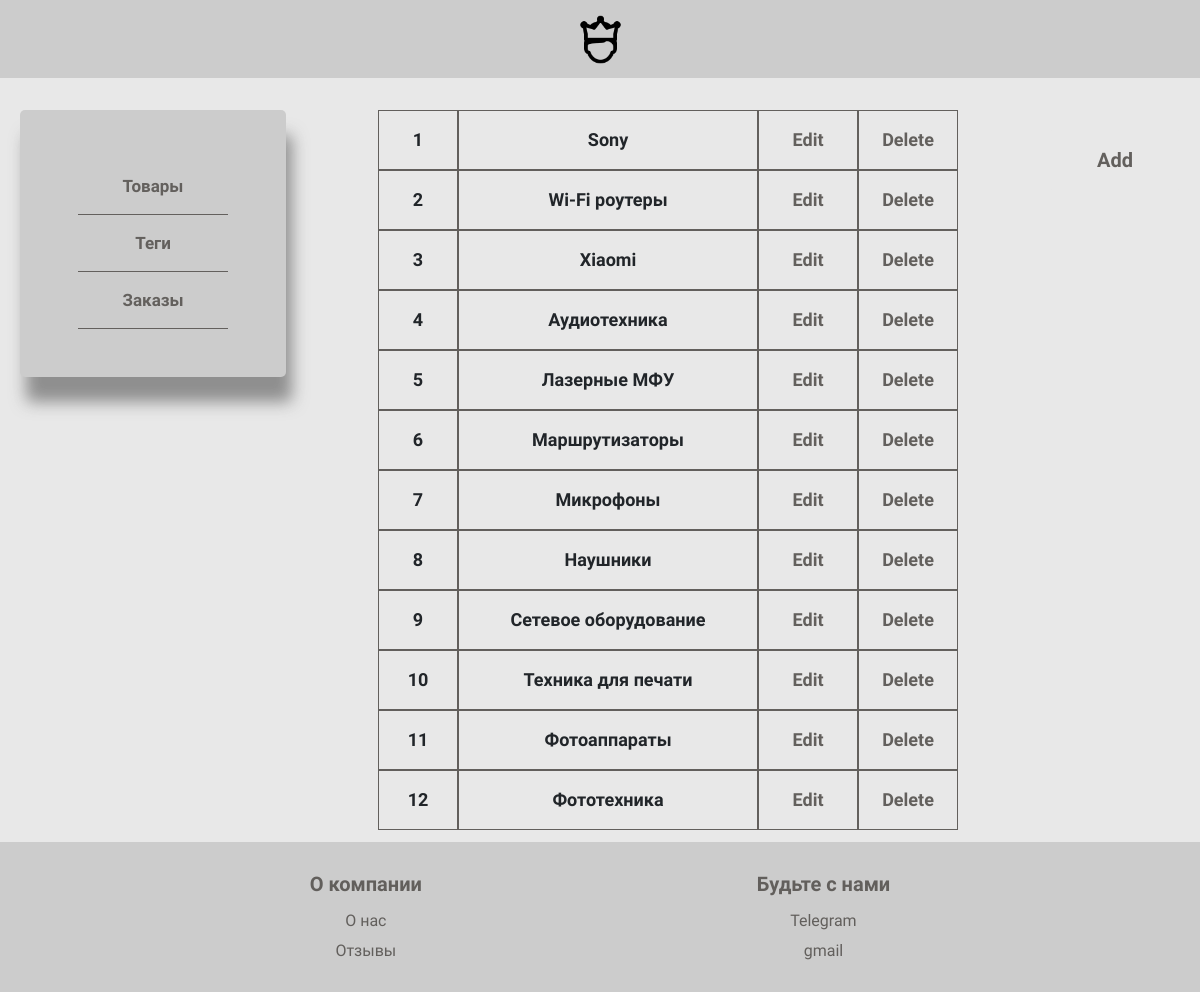
The page /admin (signed in) on the database its author committed.
### tables this page shows
CREATE TABLE IF NOT EXISTS tag
(
	ID   INT PRIMARY KEY NOT NULL AUTO_INCREMENT,
	NAME VARCHAR(55)     NOT NULL
);

### Core/Routing/Route.php (called while the page is built, shortened)
<?php
class Route
{
	private array $variables = [];
	private string $method;
	private string $URI;
	public function __construct(
		string $method,
		string $URI,
		\Closure $action
	)
	{
		$this->URI = $URI;
		$this->method = $method;
	}
	public function match($URI) : bool
	{
		if ($URI !== "/")
		{
			$URI = rtrim($URI, "/");
		}
		$regexpVar = '([A-Za-z0-9-_]+)';
		$regexp = '#^' . preg_replace('(:[A-Za-z]+)', $regexpVar, $this->URI) . '$#';
		$matches = [];
		$result = preg_match($regexp, $URI, $matches);
		if ($result)
		{
			array_shift($matches);
			$this->variables = $matches;
		}
		return $result;
	}
	public function getMethod(): string
	{
		return $this->method;
	}
	public function getVariables(): array
	{
		return $this->variables;
	}
}

### Core/Routing/Router.php (called while the page is built, shortened)
<?php
class Router
{
	private array $routes;
	public function add(string $method, string $URI, callable $action) : void
	{
		$this->routes[] = new Route($method, $URI, \Closure::fromCallable($action));
	}
    public function internalSearch($method, $URI) : ?Route
    {
        [$path] = explode('?', $URI);
        foreach ($this->routes as $route)
        {
            if ($route->getMethod() !== $method)
            {
                continue;
            }
            if ($route->match($path))
            {
                return $route;
            }
        }
        return null;
    }
	public function find($method, $URI) : ?Route
	{
        $route = $this->internalSearch($method, $URI);
        if ($route !== null)
        {
            return $route;
        }
		return $this->internalSearch($method, $URI);
	}
}

### Core/Database/Service/DBSession.php (called while the page is built, shortened)
<?php
class DBSession
{
	private static ?mysqli $connection = null;
	private static function createDBConnection(): void
	{
		self::$connection = mysqli_init();
	}
	public static function requestDB(
		string $query,
		string $rowOfTypes = '',
		array  $vars = [],
		bool   $isMultiQuery = false
	): \mysqli_result|bool
	{
		if ($rowOfTypes)
		{
			$statement = mysqli_prepare(self::$connection, $query);
			mysqli_stmt_bind_param($statement, $rowOfTypes, ...$vars);
			$result = mysqli_stmt_get_result($statement);
		}
		else
		{
			if (!$isMultiQuery)
			{
				$result = mysqli_query(self::$connection, $query);
			}
			else
			{
				$result = mysqli_multi_query(self::$connection, $query);
			}
		}
		return $result;
	}
	private static function clearBuffer(): void
	{
		while (self::$connection->next_result())
		{
			self::$connection->store_result();
		}
	}
}

### Src/DAO/TagDAO.php (called while the page is built, shortened)
<?php
class TagDAO extends BaseLinkedDAO
{
	public static function getAllTags(): ?array
	{
		try
		{
			$DBResponse = DBSession::requestDB("select * from tag");
			$tags = [];
			while ($rawTag = mysqli_fetch_assoc($DBResponse))
			{
				$tags[] = new Tag($rawTag["NAME"], $rawTag["ID"]);
			}
			return $tags;
		}
		catch (Exception $e)
		{
			return null;
		}
	}
}

### Src/Service/AdminService.php (called while the page is built, shortened)
<?php
class AdminService
{
	public static function getContentBySection(string $section)
	{
		if ($section === 'tags')
		{
			return [
				'fields' => ['name'],
				'values' => TagDAO::getAllTags(),
			];
		}
		return [];
	}
    public static function allTagAdmin(): array
    {
		$tag = [];
        $allTag = TagDAO::getAllTags();
        foreach($allTag as $item)
        {
            $tag[]=$item -> getName();
        }
        return $tag;
    }
}

### Public/index.php (called while the page is built)
<?php
require_once '../Src/Application.php';
\App\Application::run();

### Src/Model/Tag.php (called while the page is built, shortened)
<?php
class Tag
{
	private int|null $id;
	private string $name;
	public function __construct(string $name, int $id=null)
	{
		$this->name = $name;
		$this->id = $id;
	}
	public function getId(): int
	{
		return $this->id;
	}
	public function getName(): string
	{
		return $this->name;
	}
}

### Src/Controller/BaseController.php (called while the page is built, shortened)
<?php
abstract class BaseController
{
	public static function view(string $path, array $args = []) : string
	{
		$path = Config::ROOT . "/Src/View/$path.php";
		extract($args, EXTR_OVERWRITE);
		require $path;
		return ob_get_clean();
	}
}

### Src/Service/HtmlService.php (called while the page is built, shortened)
<?php
class HtmlService
{
	public static function cutGoodTitle($title, $length = 26): string
	{
		if (mb_strlen($title) < $length)
		{
			return $title;
		}
		return HtmlService::safe(mb_substr($title, 0, $length - 3) . '...');
	}
	public static function safe(string $value): string
	{
		return htmlspecialchars($value, ENT_QUOTES);
	}
}

### Src/View/Admin/main.html.php (the view, shortened to what this page needs)
<?php
$i=1;
?>
<body>
<div class="content-admin-page">
    <div class="wrapper">
        <a href="/admin?section=goods" class="admin-page-panel">Товары</a>
        <a href="/admin?section=tags" class="admin-page-panel">Теги</a>
        <a href="/admin?section=orders" class="admin-page-panel">Заказы</a>
    </div>
    <div class="admin-page-table">
        <table>
            <?php if(!$isOrderSection): ?>
                <?php foreach($content as $item): ?>
                    <tr>
                        <th><?= $i++ ?></th>
                        <th><?= HtmlService::cutGoodTitle($item->getName(), 30) ?></th>
                        <th class="button"><a class="admin-page-a-edit" href="/edit/<?=HtmlService::safe($section)?>/<?=HtmlService::safe($item->getId())?>">Edit</a></th>
                        <th class="button">
                            <form>
                                <input class="admin-page-content-del" type="submit" value="Delete">
                            </form>
                        </th>
                    </tr>
                <?php endforeach; ?>
            <?php endif; ?>
        </table>
    </div>
    <a class="admin-page-a-add" style="visibility: <?= $isOrderSection ? 'hidden' : 'visible' ?>" id="add" href="#"> Add </a>
</div>
</body>

### Src/Application.php (shortened to what this page needs)
<?php
class Application
{
	public static function run(): void
	{
        $router = new Router();
		$route = $router->find($_SERVER['REQUEST_METHOD'], $_SERVER['REQUEST_URI']);
        $action = $route->getAction();
        $variables = $route->getVariables();
        echo $action(...$variables);
	}
	public static function autoload(): void
	{
		spl_autoload_register(static function($class) {
			$prefix = 'App\\';
			$base_dir = Config::ROOT;
			$relativePath = str_replace($prefix, "/", $class);
            $relativePath = str_replace("\\", "/", $relativePath);
			$file = $base_dir . $relativePath . '.php';
		});
	}
}

### Src/Controller/AdminController.php (shortened to what this page needs)
<?php
class AdminController extends BaseController
{
	public function getMainAdminPageAction(array $errors = []): void
	{
		$section = $_GET['section'] ?? 'tags';
		$contentAndField = AdminService::getContentBySection($section);
		$fields = $contentAndField['fields'];
		$content = $contentAndField['values'];
		$allTag = AdminService::allTagAdmin();
		$isOrderSection = $section === 'orders';
		$isGoodSection = $section === 'goods';
		echo self::view('Main/index.html', [
			'content' => self::view('Admin/main.html', [
				'content' => $content,
				'section' => $section,
				'isOrderSection' => $isOrderSection,
				'fields' => $fields,
				'errors' => $errors,
				'allTag' => $allTag,
				'isGoodSection' => $isGoodSection,
			]),
			'isAdmin' => true,
		]);
	}
}

### Src/View/Main/index.html.php (shortened to what this page needs)
<!doctype html>
<html lang="en">
<head>
    <link href="https://cdn.jsdelivr.net/npm/bootstrap@5.3.0-alpha1/dist/css/bootstrap.min.css" rel="stylesheet">
    <link href="/reset.css" rel="stylesheet">
    <link href="/style.css" rel="stylesheet">
    <link href="/scripts.js" rel="stylesheet">
</head>
<body>
<header>
        <div class="header">
        <?php if ($isAdmin): ?>
            <button class="icon-admin" id="admin-icon"></button>
        <?php endif; ?>
    </div>
</header>
<div class="content">
    <?= $content ?>
</div>
<footer>
    <div class="footer">
        <div class="about">
            <p class="about-item">О компании</p>
            <a class="about-item">О нас</a>
            <a class="about-item">Отзывы</a>
        </div>
        <div class="follow">
            <p class="follow-item">Будьте с нами</p>
            <a class="follow-item">Telegram</a>
            <a class="follow-item">gmail</a>
        </div>
    </div>
</footer>
</body>
</html>

### Public/style.css (style rules this page uses)
* { padding: 0; margin: 0; }
body { position: relative; background: #e8e8e8; }
.header, .footer { display: flex; flex-direction: row; align-items: center; justify-content: center; height: 78px; background: #ccc; flex-shrink: 0; }
.header { display: flex; justify-content: space-evenly; left: 0; right: 0; top: 0; }
.header, .content { margin-bottom: 1%; font-family: 'Source Sans Pro', sans-serif; font-size: 25px; font-weight: 700; }
::placeholder { font-family: 'Source Sans Pro', sans-serif; font-size: 18px; color: #c4c4c4; opacity: 1; }
.icon-admin { height: 55px; width: 55px; background-image: url(icons/admin.png); background-color: inherit; background-size: cover; border: none; cursor: pointer; }
.footer { justify-content: space-evenly; left: 0; right: 0; bottom: 0; height: 150px; vertical-align: bottom; }
.about { display: flex; flex-direction: column; align-items: center; }
.follow { display: flex; flex-direction: column; align-items: center }
.about-item, .follow-item { font-family: 'Source Sans Pro', sans-serif; font-size: 16px; line-height: 30px; padding: 0 10px; color: #625f5c; text-decoration: none; }
.about-item:first-child, .follow-item:first-child { margin: 0 0 7px 0; font-size: 20px; font-weight: 700; padding: 0 25px; }
.content { display: flex; min-height: calc(100vh - 260px); justify-content: center; align-items: flex-start; overflow: hidden; }
::placeholder { font-family: 'Source Sans Pro', sans-serif; font-size: 14px; font-weight: 500; color: #c4c4c4; opacity: 1; }
.content-admin-page { display: flex; justify-content: space-between; width: 100%; height: 100%; padding-top: 20px; }
.wrapper { display: flex; flex-direction: column; justify-content: center; align-items: center; width: 266px; height: 267px; margin: 0 20px; background: #ccc; border-radius: 5px; box-shadow: 6px 25px 16px rgba(70, 70, 70, 0.55); }
.admin-page-panel { display: flex; justify-content: center; align-items: center; color: #63605d; width: 100px; height: 30px; padding: 28px 75px; font-family: 'Source Sans Pro', sans-serif; font-size: 17px; text-decoration: none; border-bottom: 1px solid #63605d; }
.admin-page-table { display: flex; }
table { display: flex; align-items: center; justify-content: center; min-height: 423px; min-width: 600px; font-size: 18px; font-family: 'Source Sans Pro', sans-serif; }
tr { display: flex; flex-direction: row; flex-wrap: nowrap; }
th { display: flex; justify-content: center; align-items: center; border: 1px solid #625f5c; min-width: 300px; height: 60px; }
th:first-child, th:last-child, th.button { min-width: 80px; }
th.button { border: none; }
.admin-page-a-edit, .admin-page-content-del { display: flex; justify-content: center; align-items: center; background: #e8e8e8; border: 1px solid #63605d; font-weight: 700; text-decoration: none; color: #63605d; width: 100px; height: 60px; }
.admin-page-a-add { display: flex; justify-content: center; align-items: center; text-decoration: none; border-radius: 3px; background: #e8e8e8; font-weight: 600; color: #63605d; font-size: 20px; width: 130px; height: 60px; margin: 20px 20px; }
::placeholder { font-family: 'Source Sans Pro', sans-serif; font-size: 17px; font-weight: 500; color: #b6b5b5; opacity: 1; }

### rows shown on the page
tag: NAME "Sony"
tag: NAME "Wi-Fi роутеры"
tag: NAME "Xiaomi"
tag: NAME "Аудиотехника"
tag: NAME "Лазерные МФУ"
tag: NAME "Маршрутизаторы"
tag: NAME "Микрофоны"
tag: NAME "Наушники"
tag: NAME "Сетевое оборудование"
tag: NAME "Техника для печати"
tag: NAME "Фотоаппараты"
tag: NAME "Фототехника"
